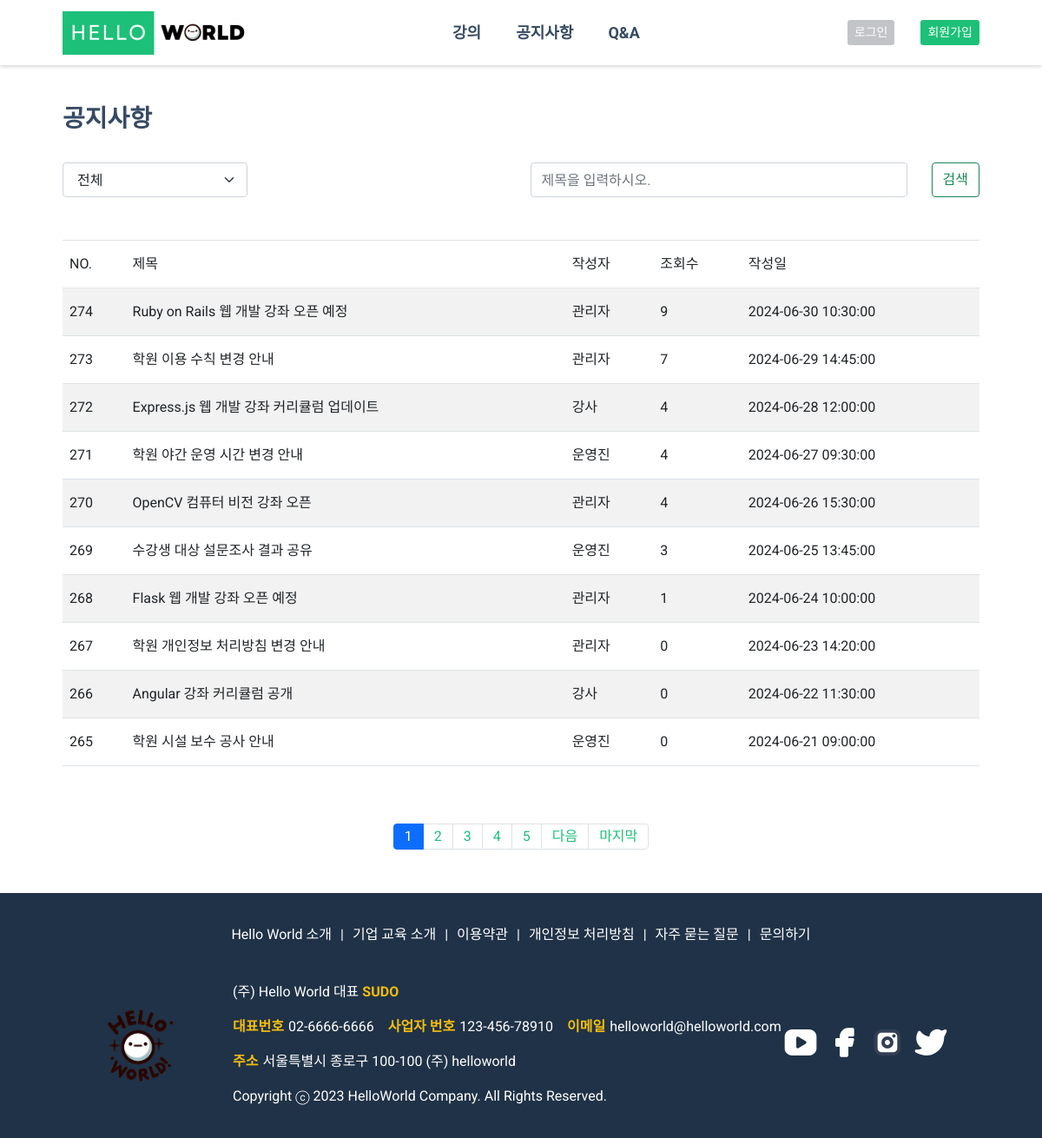
The page /user/notice/notice.php on the database as committed earlier.
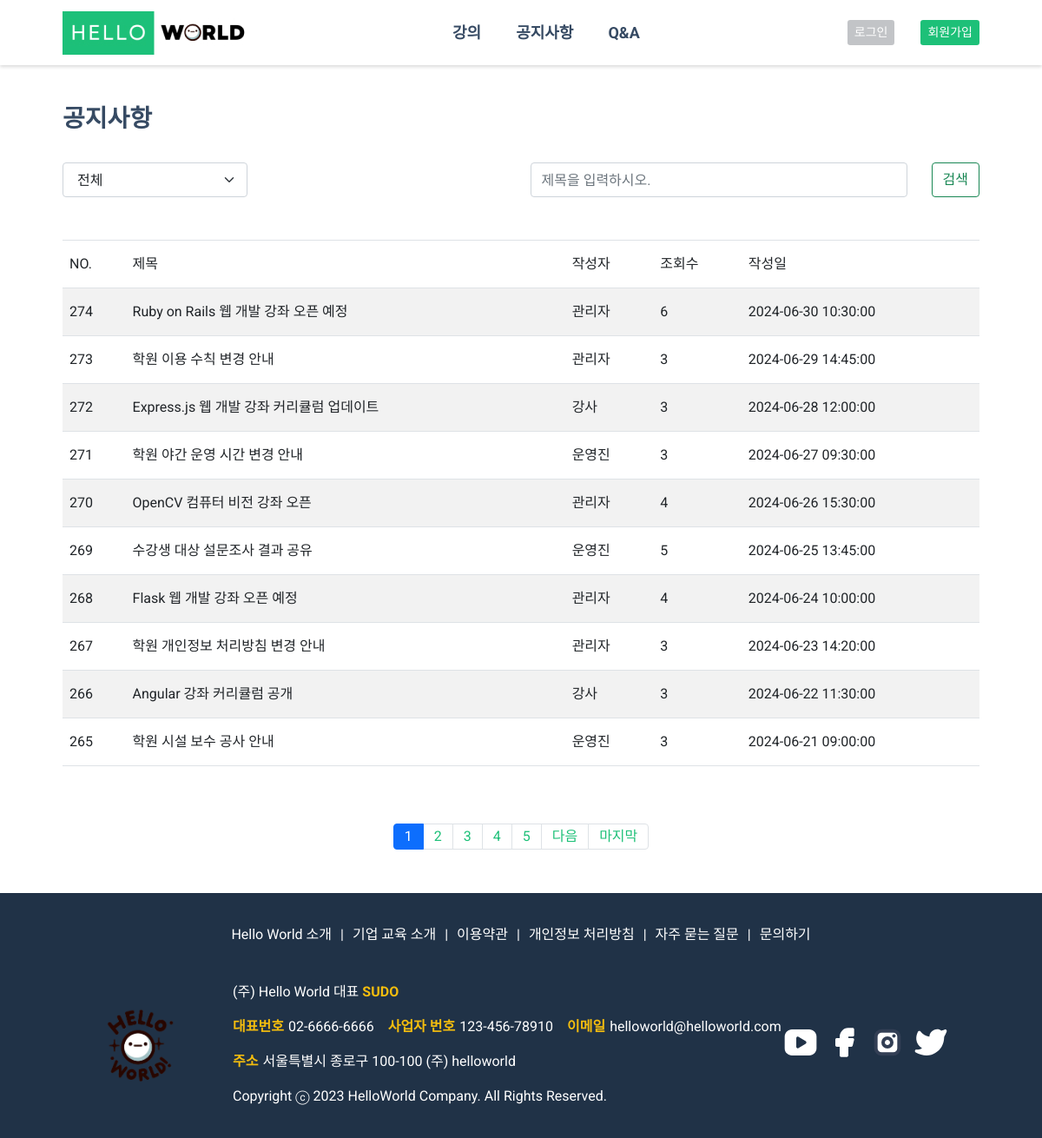
The same page on the database as committed later.
### tables this page shows
CREATE TABLE `notice` (
  `idx` int(11) NOT NULL,
  `title` varchar(30) NOT NULL,
  `name` varchar(100) NOT NULL,
  `view` varchar(1000) DEFAULT NULL,
  `content` varchar(100) NOT NULL,
  `file` varchar(100) NOT NULL,
  `regdate` datetime DEFAULT NULL,
  `image` varchar(255) NOT NULL
);

### user/notice/notice.php (the view, shortened to what this page needs)
<?php
$cssRoute1 ='<link rel="stylesheet" href="/helloworld/user/css/notice.css">';
include_once $_SERVER['DOCUMENT_ROOT'] . '/helloworld/inc/user_header.php';
$sql = "SELECT * FROM notice WHERE 1=1 ORDER BY idx DESC";
$keyword = isset($_GET['keyword']) ? $_GET['keyword'] : '';
$date_option = isset($_GET['date']) ? $_GET['date'] : '';
$order_by = "";
$sql .= $order_by;
$result_count = $mysqli->query($sql);
$totalcount = $result_count->num_rows;
$pageCount = 10;
$pageNumber = isset($_GET['pageNumber']) ? $_GET['pageNumber'] : 1;
$start = ($pageNumber - 1) * $pageCount;
$sql .= " LIMIT $start, $pageCount";
$result = $mysqli->query($sql);
?>
<div class="container">
  <h2 class="h2_t">공지사항</h2>
  <div class="d-flex jcsb tb">
    <select class="form-select form-select-lg mb-3 sb p" aria-label="Large select example" id="dateFilter" onchange="location.href='notice.php?date='+this.value+'&keyword=<?= $keyword ?>'">
      <option value="all" <?= $date_option === 'all' ? 'selected' : '' ?>>전체</option>
    </select>
    <form class="block-top d-flex search_bar" action="notice.php" method="GET">
      <input class="form-control me-2 search" type="search" placeholder="제목을 입력하시오." aria-label="Search" id="searchInput" name="keyword" value="<?= $keyword ?>">
      <button class="btn btn-outline-success btn_search" type="submit" id="searchButton">검색</button>
    </form>
  </div>
  <div class="table-container">
    <table class="table table-striped table-hover notice_tb jcsb">
      <thead>
        <tr>
          <th scope="col">NO.</th>
          <th scope="col">제목</th>
          <th scope="col">작성자</th>
          <th scope="col">조회수</th>
          <th scope="col">작성일</th>
        </tr>
      </thead>
      <tbody>
      <?php
              while($row = $result->fetch_assoc()) {
                  $title=$row["title"];
              ?>
              <tr>
                  <th scope="row" class="no_th"><?= $row['idx'];?></th>
                  <td class="title_td"><a href="notice_detail.php?id=<?= $row['idx']; ?>"><?= $title; ?></a></td>
                  <td><?= $row['name'];?></td>
                  <td><?= $row['view'];?></td>
                  <td><?= $row['regdate'];?></td>
                </tr>
              <?php
                  }
                ?>
      </tbody>
    </table>
  </div>
  <div class="d-flex justify-content-center">
        <ul class="pagination">
            <?php
            $block_ct = 5;
            $total_page = ceil($totalcount / $pageCount);
            $block_num = ceil($pageNumber / $block_ct);
            $block_start = (($block_num - 1) * $block_ct) + 1;
            $block_end = $block_start + $block_ct - 1;
            for ($i = $block_start; $i <= $block_end; $i++) {
            if ($i == $pageNumber) {
                echo "<li class=\"page-item active\"><a href=\"notice.php?pageNumber=$i&keyword=$keyword&date=$date_option\" class=\"page-link\">$i</a></li>";
            } else {
                echo "<li class=\"page-item\"><a href=\"notice.php?pageNumber=$i&keyword=$keyword&date=$date_option\" class=\"page-link\">$i</a></li>";
            }
            }
            if ($pageNumber < $total_page) {
            if ($block_end < $total_page) {
                $next = $block_num * $block_ct + 1;
                echo "<li class=\"page-item\"><a href=\"notice.php?pageNumber=$next&keyword=$keyword&date=$date_option\" class=\"page-link\">다음</a></li>";
            }
            echo "<li class=\"page-item\"><a href=\"notice.php?pageNumber=$total_page&keyword=$keyword&date=$date_option\" class=\"page-link\">마지막</a></li>";
            }
            ?>
        </ul>
        </div>
</div>
<?php
include_once $_SERVER['DOCUMENT_ROOT'] . '/helloworld/inc/user_footer.php';
?>

### inc/user_header.php (shortened to what this page needs)
<?php
$cartFill = false;
?>
<!DOCTYPE html>
<html lang="en">
<head>
    <link rel="stylesheet" href="https://cdnjs.cloudflare.com/ajax/libs/jqueryui/1.13.2/themes/base/jquery-ui.min.css">
    <link rel="stylesheet" href="https://cdnjs.cloudflare.com/ajax/libs/font-awesome/6.5.2/css/all.min.css" />
    <link rel="stylesheet" href="https://cdnjs.cloudflare.com/ajax/libs/font-awesome/5.15.3/css/all.min.css">
    <link rel="stylesheet" href="https://cdn.jsdelivr.net/npm/bootstrap-icons@1.7.1/font/bootstrap-icons.css">
    <link href="https://cdn.jsdelivr.net/npm/bootstrap@5.0.2/dist/css/bootstrap.min.css" rel="stylesheet">
     <link rel="stylesheet" href="https://cdn.jsdelivr.net/npm/swiper@11/swiper-bundle.min.css">
    <link rel="stylesheet" href="/helloworld/user/css/common.css">
    <link rel="stylesheet" href="/helloworld/user/css/login.css">
    <?=$cssRoute1?>
</head>
<body>
<header>
  <div class="header_con d-flex container jcsb aic">
      <a href="/helloworld/index.php" class="left_menu">
          <img src="/helloworld/user/img/logo_text.jpg" alt="Hello World 로고">
      </a>
        <div class="center_menu d-flex aic bold h4 mb-0 headerm_h">
          <a href="/helloworld/user/class/course_list.php">강의</a>
          <a href="/helloworld/user/notice/notice.php">공지사항</a>
          <a href="/helloworld/user/qna/qna.php">Q&amp;A</a>
        </div>
        <div class="right_menu d-flex aic h4 mb-0">
          <?php
            if (isset($_SESSION['UID'])) {
          ?>
          <div class="icons d-flex align-items-center">
            <a href="/helloworld/user/cart/cart.php" class="bi bi-cart <?php if ($cartFill) { echo 'cartFill';}?>">
              <span>장바구니</span></a>
              <div class="cart">
                <!-- <ul class="cart-list">
                  <?php
                      if(isset($rscct)){
                      foreach($rscct as $ca){
                  ?>
                    <li>
                      <div class="carimage">
                      <a href="#" class="image carimage"><img src="<?= $ca -> thumbnail; ?>"
                                class="cart-thumb" alt=""></a>
                      </div>
                        <div class="cart-item-desc">
                            <h6><a href="#"><?= $ca -> name; ?></a></h6>
                            <p><span class="price"><?= $ca -> price; ?></span></p>
                        </div>
                        <span class="dropdown-product-remove"><i class="icon-cross"></i></span>
                    </li>
                    <?php
                        }
                    }
                    ?>
                </ul> -->
              </div>
              <div class="profile_hoverBox d-flex align-items-center">
                <a href="/helloworld/user/mypage/index.php" class="bi bi-person-circle"></a>
                  <div class="d-flex flex-column">
                    <span class="hello">반갑습니다.</span>
                    <p>
                      <span><?=$_SESSION['UID']?></span>
                      <span>님</span>
                    </p>
                  </div>
                <ul class="profile_hoverList content-box">
                  <li><a href="/helloworld/user/mypage/index.php">대시 보드</a></li>
                  <li><a href="/helloworld/user/mypage/courses.php">수강 강의</a></li>
                  <li><a href="/helloworld/user/mypage/coupons.php">쿠폰함</a></li>
                  <li><a href="/helloworld/user/mypage/qna.php">Q&A</a></li>
                  <li><a href="/helloworld/user/mypage/msg.php">메시지</a></li>
                </ul>
              </div>
          </div>
          <div class="d-flex bt">
                    <!-- <button
              type="button"
              class="btn btn-primary"
              data-bs-toggle="modal"
              data-bs-target="#login_modal"
            >
              Launch demo modal3
            </button> -->
            <a href="/helloworld/user/login/logout.php" class="btn btn-primary btn-sm logout">로그아웃</a>
            <?php
              } else {
            ?>
              <button type="button" class="btn btn-primary btn-sm login-btn" href="#" role="button" data-bs-toggle="modal" data-bs-target="#login_modal">로그인</button>
              <a type="button" class="btn btn-primary btn-sm member" href="/helloworld/user/signup/signup.php" role="button">회원가입</a>
            <?php
            }?>
          </div>
        </div>
</header>

### inc/user_footer.php (shortened to what this page needs)
    <footer>
      <div class="container">
        <ul class="d-flex f_list justify-content-center">
          <li><a href="#">Hello World 소개</a></li>
          <li>|</li>
          <li><a href="#">기업 교육 소개</a></li>
          <li>|</li>
          <li><a href="#">이용약관</a></li>
          <li>|</li>
          <li><a href="#">개인정보 처리방침</a></li>
          <li>|</li>
          <li><a href="#">자주 묻는 질문</a></li>
          <li>|</li>
          <li><a href="#">문의하기</a></li>
        </ul>
        <div class="d-flex justify-content-between align-items-end">
          <div class="d-flex align-items-center">
            <h2>
              <a href=""
                ><img
                  src="/helloworld/user/img/logo_icon.png"
                  alt="Hello World 로고이미지"
              /></a>
            </h2>
            <div class="f_tt d-flex flex-column">
              <p>(주) Hello World 대표<span> SUDO</span></p>
              <div class="tel_mail d-flex">
                <p><span>대표번호</span>02-6666-6666</p>
                <p><span>사업자 번호</span>123-456-78910</p>
                <p><span>이메일</span>helloworld@helloworld.com</p>
              </div>
              <p><span>주소</span>서울특별시 종로구 100-100 (주) helloworld</p>
              <p>Copyright ⓒ 2023 HelloWorld Company. All Rights Reserved.</p>
            </div>
          </div>
          <div class="sns">
            <ul class="d-flex">
              <li>
                <a href="#">
                </a>
              </li>
              <li>
                <a href="#">
                </a>
              </li>
              <li>
                <a href="#">
                </a>
              </li>
              <li>
                <a href="#">
                </a>
              </li>
            </ul>
          </div>
        </div>
      </div>
    </footer>
  </body>
</html>

### user/css/common.css (style rules this page uses)
:root { --f-H2: 28px; --f-H1: 32px; --f-H3: 24px; --f-H4: 18px; --f-H5: 16px; --f-H6: 14px; --f-p: 16px; --c-background: #fff; --c-main: #f5f5f5; --c-sub: #11359a; --c-font: #364a63; --c-lightgray: #8094ae; --c-yellow: #f4bd0e; --c-lightblue: #09c2de; --c-lightgreen: #1ee0ac; --c-lightred: #e85347; --c-blue: #465fff; --c-button: #7749f8; --c-button-hover: #5227cc; --c-menu-font: #6e82a5; --c-menu-font-hover: #7f8dff; --c-menu-BG: #101924; --c-active-button: #798bff; --c-Nonactive-button: #6c757d; --c-nonactive-button-hover: #8a8686; --c-complete-button: #28a745; --c-complete-button-hover: #079828; --c-cancle-button: #dc3545; --c-active-check-button: #499eed; --c-Nonactive-check-button: #8a8686; --c-contentBG: #f5f6fa; --c-space_updown: 30px; --c-title-font: #1dc078; --c-menu-font: #4a4a4a; --c-footer-BG: #101924; --c-content-BG: #fff; --c-black: #000; --c-H2: #1b1c1d; --c-p: #495057; --c-lightgray: #999999; --c-primary-button: #00c471; --c-border-grey: #c2c4c7; --c-ribon-blue: #000080; --c-ribon-pulple: #a020f0; --c-ribon-orange: #ff6347; --c-ribon-geeen: #1ee0ac; --c-next-prev-button: #d9d9d9; }
h2, .h2 { font-size: var(--f-H2); font-weight: bold; }
h4, .h4 { font-size: var(--f-H4); }
p, .p { font-size: var(--f-p); }
.bold { font-weight: bold; }
body { font-family: 'Roboto', sans-serif; color: var(--c-font); box-sizing: border-box; }
.container { max-width: 1200px; width: 90%; margin: 0 auto; }
.d-flex { display: flex; }
.jcsb { justify-content: space-between; }
.aic { align-items: center; }
.page-link { color: var(--c-title-font); }
.active > .page-link, .page-link.active { background-color: var(--c-title-font); border-color: var(--c-title-font); }
.table-container { min-height: 287px; }
header { background: rgb(255, 255, 255); background: linear-gradient(180deg, rgba(255, 255, 255, 1) 80px, rgba(238, 238, 238, 1) 80px); width: 100%; height: 75px; position: relative; left: 0; right: 0; padding: 20px 0; box-sizing: border-box; z-index: 1000; box-shadow: 0px 2px 4px rgba(0, 0, 0, 0.15); }
.header_con { justify-content: space-between; align-items: center; height: 100%; }
.center_menu { gap: 40px; }
.right_menu { gap: 30px; }
.login-btn { background-color: #c2c4c7; border: none; }
.member { background-color: #1dc078; border: none; }
.h2_t { margin-top: 48px; }
.tb { margin-top: 36px; margin-bottom: 33px; }
.form-select { font-size: var(--c-p); }
footer { background: #203247; color: var(--c-background); padding: 40px; }
.container ul { margin-bottom: 50px; }
.container h2 { margin-right: 60px; }
.container h2 img { width: 100px; }
.f_tt { gap: 24px; }
.tel_mail { gap: 16px; }
.f_tt span { font-weight: bold; color: var(--c-yellow); margin-right: 5px; }
.f_list { gap: 10px; }
.sns ul { gap: 10px; }

### user/css/notice.css (style rules this page uses)
table td, table th { vertical-align: middle; }
tr { width: 1153px; height: 55px; border-top: 1px solid #dee2e6; border-bottom: 1px solid #dee2e6; }
.pagination { padding-top: 50px; }
.sb { width: 213px; height: 40px; }
.search_bar { gap: 20px; }
.search { width: 434px; height: 40px; font-size: var(--c-p); }
.btn_search { height: 40px; }

Rows that differ between the two databases and show on the page:
changed notice "Ruby on Rails 웹 개발 강좌 오픈 예정": view "9" → "6"
changed notice "학원 이용 수칙 변경 안내": view "7" → "3"
changed notice "Express.js 웹 개발 강좌 커리큘럼 업데이트": view "4" → "3"
changed notice "학원 야간 운영 시간 변경 안내": view "4" → "3"
changed notice "수강생 대상 설문조사 결과 공유": view "3" → "5"
changed notice "Flask 웹 개발 강좌 오픈 예정": view "1" → "4"
changed notice "학원 개인정보 처리방침 변경 안내": view "0" → "3"
changed notice "Angular 강좌 커리큘럼 공개": view "0" → "3"
changed notice "학원 시설 보수 공사 안내": view "0" → "3"
